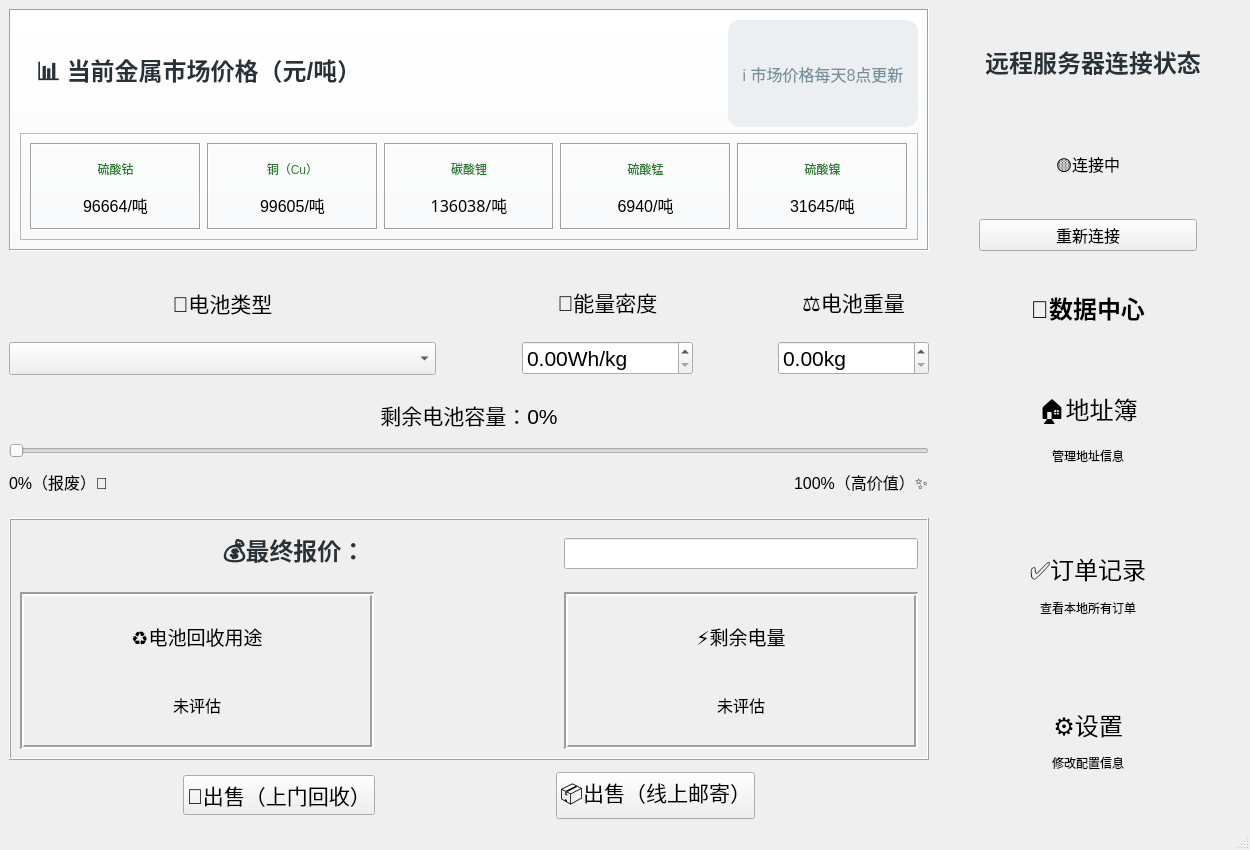
<?xml version="1.0" encoding="UTF-8"?>
<ui version="4.0">
 <class>MainWindow</class>
 <widget class="QMainWindow" name="MainWindow">
  <property name="geometry">
   <rect>
    <x>0</x>
    <y>0</y>
    <width>1250</width>
    <height>850</height>
   </rect>
  </property>
  <property name="minimumSize">
   <size>
    <width>0</width>
    <height>770</height>
   </size>
  </property>
  <property name="focusPolicy">
   <enum>Qt::StrongFocus</enum>
  </property>
  <property name="windowTitle">
   <string>废旧电池回收报价系统</string>
  </property>
  <widget class="QWidget" name="centralwidget">
   <layout class="QHBoxLayout" name="horizontalLayout_5">
    <item>
     <layout class="QGridLayout" name="gridLayout_4" columnstretch="3,0,1">
      <property name="horizontalSpacing">
       <number>6</number>
      </property>
      <property name="verticalSpacing">
       <number>12</number>
      </property>
      <item row="3" column="0">
       <widget class="QFrame" name="frame_4">
        <property name="frameShape">
         <enum>QFrame::Box</enum>
        </property>
        <property name="frameShadow">
         <enum>QFrame::Raised</enum>
        </property>
        <layout class="QGridLayout" name="gridLayout_3" columnstretch="1,1,1,1,1">
         <property name="topMargin">
          <number>12</number>
         </property>
         <property name="verticalSpacing">
          <number>16</number>
         </property>
         <item row="1" column="2">
          <spacer name="horizontalSpacer_5">
           <property name="orientation">
            <enum>Qt::Horizontal</enum>
           </property>
           <property name="sizeHint" stdset="0">
            <size>
             <width>40</width>
             <height>20</height>
            </size>
           </property>
          </spacer>
         </item>
         <item row="0" column="3" colspan="2">
          <widget class="QLineEdit" name="final_price">
           <property name="font">
            <font>
             <pointsize>14</pointsize>
            </font>
           </property>
           <property name="readOnly">
            <bool>true</bool>
           </property>
          </widget>
         </item>
         <item row="0" column="0" colspan="3">
          <widget class="QLabel" name="label_18">
           <property name="font">
            <font>
             <pointsize>-1</pointsize>
             <weight>75</weight>
             <bold>true</bold>
            </font>
           </property>
           <property name="styleSheet">
            <string notr="true">QLabel {
    font-size: 24px;
    font-weight: bold;
    color: #263238;
    padding-left: 10px;
}</string>
           </property>
           <property name="text">
            <string>💰最终报价：</string>
           </property>
           <property name="alignment">
            <set>Qt::AlignCenter</set>
           </property>
          </widget>
         </item>
         <item row="1" column="3" colspan="2">
          <widget class="QFrame" name="frame_6">
           <property name="font">
            <font>
             <pointsize>9</pointsize>
            </font>
           </property>
           <property name="frameShape">
            <enum>QFrame::Box</enum>
           </property>
           <property name="frameShadow">
            <enum>QFrame::Sunken</enum>
           </property>
           <property name="lineWidth">
            <number>2</number>
           </property>
           <layout class="QVBoxLayout" name="verticalLayout_8">
            <item>
             <widget class="QLabel" name="label_21">
              <property name="font">
               <font>
                <pointsize>14</pointsize>
               </font>
              </property>
              <property name="text">
               <string>⚡剩余电量</string>
              </property>
              <property name="alignment">
               <set>Qt::AlignCenter</set>
              </property>
             </widget>
            </item>
            <item>
             <widget class="QLabel" name="leagcyElectricity">
              <property name="font">
               <font>
                <pointsize>12</pointsize>
               </font>
              </property>
              <property name="text">
               <string>未评估</string>
              </property>
              <property name="alignment">
               <set>Qt::AlignCenter</set>
              </property>
             </widget>
            </item>
           </layout>
          </widget>
         </item>
         <item row="1" column="0" colspan="2">
          <widget class="QFrame" name="frame_5">
           <property name="minimumSize">
            <size>
             <width>0</width>
             <height>0</height>
            </size>
           </property>
           <property name="font">
            <font>
             <pointsize>9</pointsize>
            </font>
           </property>
           <property name="frameShape">
            <enum>QFrame::Box</enum>
           </property>
           <property name="frameShadow">
            <enum>QFrame::Sunken</enum>
           </property>
           <property name="lineWidth">
            <number>2</number>
           </property>
           <layout class="QVBoxLayout" name="verticalLayout_3">
            <item>
             <widget class="QLabel" name="label_19">
              <property name="font">
               <font>
                <pointsize>14</pointsize>
               </font>
              </property>
              <property name="text">
               <string>♻️电池回收用途</string>
              </property>
              <property name="alignment">
               <set>Qt::AlignCenter</set>
              </property>
             </widget>
            </item>
            <item>
             <widget class="QLabel" name="usagePurpose">
              <property name="font">
               <font>
                <pointsize>12</pointsize>
               </font>
              </property>
              <property name="text">
               <string>未评估</string>
              </property>
              <property name="alignment">
               <set>Qt::AlignCenter</set>
              </property>
             </widget>
            </item>
           </layout>
          </widget>
         </item>
        </layout>
       </widget>
      </item>
      <item row="2" column="0">
       <layout class="QGridLayout" name="gridLayout_2" columnstretch="5,1,2,1,1">
        <property name="topMargin">
         <number>12</number>
        </property>
        <property name="verticalSpacing">
         <number>24</number>
        </property>
        <item row="0" column="2">
         <layout class="QVBoxLayout" name="verticalLayout_16">
          <property name="spacing">
           <number>12</number>
          </property>
          <item>
           <widget class="QLabel" name="label_4">
            <property name="font">
             <font>
              <pointsize>16</pointsize>
             </font>
            </property>
            <property name="text">
             <string>🔋能量密度</string>
            </property>
            <property name="alignment">
             <set>Qt::AlignCenter</set>
            </property>
           </widget>
          </item>
          <item>
           <widget class="QDoubleSpinBox" name="energyDensity_spinBox">
            <property name="sizePolicy">
             <sizepolicy hsizetype="Expanding" vsizetype="Maximum">
              <horstretch>0</horstretch>
              <verstretch>0</verstretch>
             </sizepolicy>
            </property>
            <property name="font">
             <font>
              <pointsize>16</pointsize>
             </font>
            </property>
            <property name="suffix">
             <string>Wh/kg</string>
            </property>
            <property name="maximum">
             <double>999999.989999999990687</double>
            </property>
           </widget>
          </item>
         </layout>
        </item>
        <item row="1" column="0" colspan="5">
         <layout class="QVBoxLayout" name="verticalLayout_11">
          <property name="spacing">
           <number>12</number>
          </property>
          <property name="bottomMargin">
           <number>12</number>
          </property>
          <item>
           <widget class="QLabel" name="SOH_capcity">
            <property name="font">
             <font>
              <pointsize>16</pointsize>
             </font>
            </property>
            <property name="text">
             <string>剩余电池容量：0%</string>
            </property>
            <property name="alignment">
             <set>Qt::AlignCenter</set>
            </property>
           </widget>
          </item>
          <item>
           <widget class="QSlider" name="SOH_bar">
            <property name="font">
             <font>
              <pointsize>14</pointsize>
             </font>
            </property>
            <property name="singleStep">
             <number>0</number>
            </property>
            <property name="pageStep">
             <number>0</number>
            </property>
            <property name="orientation">
             <enum>Qt::Horizontal</enum>
            </property>
           </widget>
          </item>
          <item>
           <layout class="QHBoxLayout" name="horizontalLayout_3">
            <item>
             <widget class="QLabel" name="label_16">
              <property name="font">
               <font>
                <pointsize>12</pointsize>
               </font>
              </property>
              <property name="text">
               <string>0%（报废）🪫</string>
              </property>
             </widget>
            </item>
            <item>
             <spacer name="horizontalSpacer_3">
              <property name="orientation">
               <enum>Qt::Horizontal</enum>
              </property>
              <property name="sizeHint" stdset="0">
               <size>
                <width>40</width>
                <height>20</height>
               </size>
              </property>
             </spacer>
            </item>
            <item>
             <widget class="QLabel" name="label_17">
              <property name="font">
               <font>
                <pointsize>12</pointsize>
               </font>
              </property>
              <property name="text">
               <string>100%（高价值）✨</string>
              </property>
             </widget>
            </item>
           </layout>
          </item>
         </layout>
        </item>
        <item row="0" column="0">
         <layout class="QVBoxLayout" name="verticalLayout_10">
          <property name="spacing">
           <number>12</number>
          </property>
          <item>
           <widget class="QLabel" name="label_9">
            <property name="font">
             <font>
              <pointsize>16</pointsize>
             </font>
            </property>
            <property name="text">
             <string>🔬电池类型</string>
            </property>
            <property name="alignment">
             <set>Qt::AlignCenter</set>
            </property>
           </widget>
          </item>
          <item>
           <widget class="QComboBox" name="type_line">
            <property name="sizePolicy">
             <sizepolicy hsizetype="Expanding" vsizetype="Maximum">
              <horstretch>0</horstretch>
              <verstretch>0</verstretch>
             </sizepolicy>
            </property>
            <property name="font">
             <font>
              <pointsize>16</pointsize>
             </font>
            </property>
           </widget>
          </item>
         </layout>
        </item>
        <item row="0" column="1">
         <spacer name="horizontalSpacer_2">
          <property name="orientation">
           <enum>Qt::Horizontal</enum>
          </property>
          <property name="sizeHint" stdset="0">
           <size>
            <width>40</width>
            <height>20</height>
           </size>
          </property>
         </spacer>
        </item>
        <item row="0" column="4">
         <layout class="QGridLayout" name="gridLayout">
          <property name="verticalSpacing">
           <number>12</number>
          </property>
          <item row="0" column="0">
           <widget class="QLabel" name="label_10">
            <property name="font">
             <font>
              <pointsize>16</pointsize>
             </font>
            </property>
            <property name="text">
             <string>⚖️电池重量</string>
            </property>
            <property name="alignment">
             <set>Qt::AlignCenter</set>
            </property>
           </widget>
          </item>
          <item row="1" column="0">
           <widget class="QDoubleSpinBox" name="weight_spinBox">
            <property name="font">
             <font>
              <pointsize>16</pointsize>
             </font>
            </property>
            <property name="frame">
             <bool>true</bool>
            </property>
            <property name="suffix">
             <string>kg</string>
            </property>
            <property name="maximum">
             <double>999999.989999999990687</double>
            </property>
            <property name="singleStep">
             <double>1.000000000000000</double>
            </property>
            <property name="stepType">
             <enum>QAbstractSpinBox::DefaultStepType</enum>
            </property>
           </widget>
          </item>
         </layout>
        </item>
        <item row="0" column="3">
         <spacer name="horizontalSpacer_10">
          <property name="orientation">
           <enum>Qt::Horizontal</enum>
          </property>
          <property name="sizeHint" stdset="0">
           <size>
            <width>40</width>
            <height>20</height>
           </size>
          </property>
         </spacer>
        </item>
       </layout>
      </item>
      <item row="4" column="0">
       <layout class="QHBoxLayout" name="horizontalLayout_4">
        <property name="spacing">
         <number>6</number>
        </property>
        <property name="topMargin">
         <number>0</number>
        </property>
        <property name="rightMargin">
         <number>0</number>
        </property>
        <item>
         <spacer name="horizontalSpacer_6">
          <property name="orientation">
           <enum>Qt::Horizontal</enum>
          </property>
          <property name="sizeHint" stdset="0">
           <size>
            <width>40</width>
            <height>20</height>
           </size>
          </property>
         </spacer>
        </item>
        <item>
         <widget class="QPushButton" name="sellButton_offline">
          <property name="font">
           <font>
            <pointsize>16</pointsize>
           </font>
          </property>
          <property name="text">
           <string>🚚出售（上门回收）</string>
          </property>
         </widget>
        </item>
        <item>
         <spacer name="horizontalSpacer_4">
          <property name="orientation">
           <enum>Qt::Horizontal</enum>
          </property>
          <property name="sizeHint" stdset="0">
           <size>
            <width>40</width>
            <height>20</height>
           </size>
          </property>
         </spacer>
        </item>
        <item>
         <widget class="QPushButton" name="sellButton_online">
          <property name="font">
           <font>
            <pointsize>16</pointsize>
           </font>
          </property>
          <property name="text">
           <string>📦出售（线上邮寄）</string>
          </property>
         </widget>
        </item>
        <item>
         <spacer name="horizontalSpacer_7">
          <property name="orientation">
           <enum>Qt::Horizontal</enum>
          </property>
          <property name="sizeHint" stdset="0">
           <size>
            <width>40</width>
            <height>20</height>
           </size>
          </property>
         </spacer>
        </item>
       </layout>
      </item>
      <item row="2" column="2" rowspan="3">
       <widget class="QFrame" name="frame_2">
        <property name="sizePolicy">
         <sizepolicy hsizetype="Minimum" vsizetype="Minimum">
          <horstretch>0</horstretch>
          <verstretch>0</verstretch>
         </sizepolicy>
        </property>
        <property name="frameShape">
         <enum>QFrame::NoFrame</enum>
        </property>
        <property name="frameShadow">
         <enum>QFrame::Raised</enum>
        </property>
        <property name="lineWidth">
         <number>2</number>
        </property>
        <layout class="QVBoxLayout" name="verticalLayout_14" stretch="1,2,2,2">
         <property name="spacing">
          <number>16</number>
         </property>
         <item>
          <widget class="QLabel" name="label_23">
           <property name="font">
            <font>
             <pointsize>18</pointsize>
             <weight>75</weight>
             <bold>true</bold>
            </font>
           </property>
           <property name="text">
            <string>📄数据中心</string>
           </property>
           <property name="alignment">
            <set>Qt::AlignCenter</set>
           </property>
           <property name="wordWrap">
            <bool>false</bool>
           </property>
           <property name="margin">
            <number>24</number>
           </property>
          </widget>
         </item>
         <item>
          <widget class="interactableFrame" name="address_frame">
           <property name="frameShape">
            <enum>QFrame::NoFrame</enum>
           </property>
           <property name="frameShadow">
            <enum>QFrame::Raised</enum>
           </property>
           <layout class="QVBoxLayout" name="verticalLayout_13">
            <item>
             <widget class="QLabel" name="address_label">
              <property name="font">
               <font>
                <pointsize>18</pointsize>
               </font>
              </property>
              <property name="frameShape">
               <enum>QFrame::NoFrame</enum>
              </property>
              <property name="text">
               <string>&lt;html&gt;&lt;head/&gt;&lt;body&gt;&lt;p align=&quot;center&quot;&gt;🏠地址簿&lt;/p&gt;&lt;p align=&quot;center&quot;&gt;&lt;span style=&quot; font-size:9pt;&quot;&gt;管理地址信息&lt;/span&gt;&lt;/p&gt;&lt;/body&gt;&lt;/html&gt;</string>
              </property>
              <property name="alignment">
               <set>Qt::AlignCenter</set>
              </property>
             </widget>
            </item>
           </layout>
          </widget>
         </item>
         <item>
          <widget class="interactableFrame" name="transactionHistory_frame">
           <property name="frameShape">
            <enum>QFrame::NoFrame</enum>
           </property>
           <property name="frameShadow">
            <enum>QFrame::Sunken</enum>
           </property>
           <property name="lineWidth">
            <number>2</number>
           </property>
           <layout class="QVBoxLayout" name="verticalLayout_9">
            <item>
             <widget class="QLabel" name="transactionHistory_label">
              <property name="font">
               <font>
                <pointsize>18</pointsize>
               </font>
              </property>
              <property name="text">
               <string>&lt;html&gt;&lt;head/&gt;&lt;body&gt;&lt;p align=&quot;center&quot;&gt;✅订单记录&lt;/p&gt;&lt;p align=&quot;center&quot;&gt;&lt;span style=&quot; font-size:9pt;&quot;&gt;查看本地所有订单&lt;/span&gt;&lt;/p&gt;&lt;/body&gt;&lt;/html&gt;</string>
              </property>
              <property name="alignment">
               <set>Qt::AlignCenter</set>
              </property>
             </widget>
            </item>
           </layout>
          </widget>
         </item>
         <item>
          <widget class="interactableFrame" name="setting_frame">
           <property name="frameShape">
            <enum>QFrame::NoFrame</enum>
           </property>
           <property name="frameShadow">
            <enum>QFrame::Sunken</enum>
           </property>
           <property name="lineWidth">
            <number>2</number>
           </property>
           <layout class="QVBoxLayout" name="verticalLayout_12">
            <item>
             <widget class="QLabel" name="setting_label">
              <property name="font">
               <font>
                <pointsize>18</pointsize>
               </font>
              </property>
              <property name="text">
               <string>&lt;html&gt;&lt;head/&gt;&lt;body&gt;&lt;p align=&quot;center&quot;&gt;⚙️设置&lt;/p&gt;&lt;p align=&quot;center&quot;&gt;&lt;span style=&quot; font-size:9pt;&quot;&gt;修改配置信息&lt;/span&gt;&lt;/p&gt;&lt;/body&gt;&lt;/html&gt;</string>
              </property>
             </widget>
            </item>
           </layout>
          </widget>
         </item>
        </layout>
       </widget>
      </item>
      <item row="1" column="2">
       <layout class="QGridLayout" name="gridLayout_5" columnstretch="1,5,1">
        <item row="2" column="1">
         <widget class="QPushButton" name="connectBtn">
          <property name="sizePolicy">
           <sizepolicy hsizetype="Minimum" vsizetype="Maximum">
            <horstretch>0</horstretch>
            <verstretch>0</verstretch>
           </sizepolicy>
          </property>
          <property name="font">
           <font>
            <pointsize>12</pointsize>
           </font>
          </property>
          <property name="text">
           <string>重新连接</string>
          </property>
         </widget>
        </item>
        <item row="2" column="0">
         <spacer name="horizontalSpacer_11">
          <property name="orientation">
           <enum>Qt::Horizontal</enum>
          </property>
          <property name="sizeHint" stdset="0">
           <size>
            <width>40</width>
            <height>20</height>
           </size>
          </property>
         </spacer>
        </item>
        <item row="2" column="2">
         <spacer name="horizontalSpacer_12">
          <property name="orientation">
           <enum>Qt::Horizontal</enum>
          </property>
          <property name="sizeHint" stdset="0">
           <size>
            <width>40</width>
            <height>20</height>
           </size>
          </property>
         </spacer>
        </item>
        <item row="1" column="0" colspan="3">
         <widget class="QLabel" name="socketStatus_label">
          <property name="sizePolicy">
           <sizepolicy hsizetype="Minimum" vsizetype="Preferred">
            <horstretch>0</horstretch>
            <verstretch>0</verstretch>
           </sizepolicy>
          </property>
          <property name="font">
           <font>
            <pointsize>12</pointsize>
           </font>
          </property>
          <property name="text">
           <string>🟡连接中</string>
          </property>
          <property name="alignment">
           <set>Qt::AlignCenter</set>
          </property>
         </widget>
        </item>
        <item row="0" column="0" colspan="3">
         <widget class="QLabel" name="label_6">
          <property name="sizePolicy">
           <sizepolicy hsizetype="Minimum" vsizetype="Preferred">
            <horstretch>0</horstretch>
            <verstretch>0</verstretch>
           </sizepolicy>
          </property>
          <property name="font">
           <font>
            <pointsize>-1</pointsize>
            <weight>75</weight>
            <bold>true</bold>
           </font>
          </property>
          <property name="styleSheet">
           <string notr="true">QLabel {
    font-size: 24px;
    font-weight: bold;
    color: #263238;
    padding-left: 10px;
}</string>
          </property>
          <property name="text">
           <string>远程服务器连接状态</string>
          </property>
          <property name="alignment">
           <set>Qt::AlignCenter</set>
          </property>
         </widget>
        </item>
       </layout>
      </item>
      <item row="1" column="0">
       <widget class="QFrame" name="frame">
        <property name="styleSheet">
         <string notr="true">QFrame#frame {
    background: qlineargradient(x1:0, y1:0, x2:0, y2:1, stop:0 #FFFFFF, stop:1 #F8F9FA);
    border-bottom: 2px solid #E0E0E0; /* 底部加一条灰线，切分功能区 */
}</string>
        </property>
        <property name="frameShape">
         <enum>QFrame::Box</enum>
        </property>
        <property name="frameShadow">
         <enum>QFrame::Sunken</enum>
        </property>
        <layout class="QVBoxLayout" name="verticalLayout_7">
         <item>
          <layout class="QHBoxLayout" name="horizontalLayout_2">
           <item>
            <widget class="QLabel" name="label_3">
             <property name="font">
              <font>
               <pointsize>-1</pointsize>
               <weight>75</weight>
               <bold>true</bold>
              </font>
             </property>
             <property name="styleSheet">
              <string notr="true">QLabel {
    font-size: 24px;
    font-weight: bold;
    color: #263238;
    padding-left: 10px;
}</string>
             </property>
             <property name="text">
              <string>📊 当前金属市场价格（元/吨）</string>
             </property>
            </widget>
           </item>
           <item>
            <spacer name="horizontalSpacer">
             <property name="orientation">
              <enum>Qt::Horizontal</enum>
             </property>
             <property name="sizeHint" stdset="0">
              <size>
               <width>40</width>
               <height>20</height>
              </size>
             </property>
            </spacer>
           </item>
           <item>
            <widget class="QLabel" name="label_8">
             <property name="font">
              <font>
               <pointsize>-1</pointsize>
              </font>
             </property>
             <property name="styleSheet">
              <string notr="true">QLabel {
    font-size: 16px;
    color: #78909C;
    background-color: #ECEFF1;
    padding: 4px 10px;
    border-radius: 12px;
}</string>
             </property>
             <property name="text">
              <string>ℹ️ 市场价格每天8点更新</string>
             </property>
            </widget>
           </item>
          </layout>
         </item>
         <item>
          <widget class="QFrame" name="frame_3">
           <property name="frameShape">
            <enum>QFrame::StyledPanel</enum>
           </property>
           <property name="frameShadow">
            <enum>QFrame::Raised</enum>
           </property>
           <layout class="QHBoxLayout" name="horizontalLayout">
            <item>
             <widget class="QFrame" name="frame_8">
              <property name="cursor">
               <cursorShape>PointingHandCursor</cursorShape>
              </property>
              <property name="frameShape">
               <enum>QFrame::Box</enum>
              </property>
              <property name="frameShadow">
               <enum>QFrame::Sunken</enum>
              </property>
              <property name="lineWidth">
               <number>1</number>
              </property>
              <layout class="QVBoxLayout" name="verticalLayout_4">
               <item>
                <widget class="QLabel" name="label_2">
                 <property name="font">
                  <font>
                   <pointsize>9</pointsize>
                  </font>
                 </property>
                 <property name="styleSheet">
                  <string notr="true">color: #2E7D32;</string>
                 </property>
                 <property name="text">
                  <string>硫酸钴</string>
                 </property>
                 <property name="alignment">
                  <set>Qt::AlignCenter</set>
                 </property>
                </widget>
               </item>
               <item>
                <widget class="QLabel" name="co_price">
                 <property name="font">
                  <font>
                   <pointsize>12</pointsize>
                  </font>
                 </property>
                 <property name="text">
                  <string>96664/吨</string>
                 </property>
                 <property name="alignment">
                  <set>Qt::AlignCenter</set>
                 </property>
                </widget>
               </item>
              </layout>
             </widget>
            </item>
            <item>
             <widget class="QFrame" name="frame_7">
              <property name="cursor">
               <cursorShape>PointingHandCursor</cursorShape>
              </property>
              <property name="frameShape">
               <enum>QFrame::Box</enum>
              </property>
              <property name="frameShadow">
               <enum>QFrame::Sunken</enum>
              </property>
              <layout class="QVBoxLayout" name="verticalLayout">
               <item>
                <widget class="QLabel" name="label">
                 <property name="font">
                  <font>
                   <pointsize>9</pointsize>
                  </font>
                 </property>
                 <property name="styleSheet">
                  <string notr="true">color: #2E7D32;</string>
                 </property>
                 <property name="text">
                  <string>铜（Cu）</string>
                 </property>
                 <property name="alignment">
                  <set>Qt::AlignCenter</set>
                 </property>
                </widget>
               </item>
               <item>
                <widget class="QLabel" name="cu_price">
                 <property name="font">
                  <font>
                   <pointsize>12</pointsize>
                  </font>
                 </property>
                 <property name="text">
                  <string>99605/吨</string>
                 </property>
                 <property name="alignment">
                  <set>Qt::AlignCenter</set>
                 </property>
                </widget>
               </item>
              </layout>
             </widget>
            </item>
            <item>
             <widget class="QFrame" name="frame_9">
              <property name="cursor">
               <cursorShape>PointingHandCursor</cursorShape>
              </property>
              <property name="styleSheet">
               <string notr="true"/>
              </property>
              <property name="frameShape">
               <enum>QFrame::Box</enum>
              </property>
              <property name="frameShadow">
               <enum>QFrame::Sunken</enum>
              </property>
              <layout class="QVBoxLayout" name="verticalLayout_2">
               <item>
                <widget class="QLabel" name="label_5">
                 <property name="font">
                  <font>
                   <family>Agency FB</family>
                   <pointsize>9</pointsize>
                   <weight>50</weight>
                   <italic>false</italic>
                   <bold>false</bold>
                  </font>
                 </property>
                 <property name="styleSheet">
                  <string notr="true">font: 9pt &quot;Agency FB&quot;;
color: #2E7D32;</string>
                 </property>
                 <property name="text">
                  <string>碳酸锂</string>
                 </property>
                 <property name="alignment">
                  <set>Qt::AlignCenter</set>
                 </property>
                </widget>
               </item>
               <item>
                <widget class="QLabel" name="li_price">
                 <property name="font">
                  <font>
                   <family>Microsoft YaHei</family>
                   <pointsize>12</pointsize>
                  </font>
                 </property>
                 <property name="styleSheet">
                  <string notr="true"/>
                 </property>
                 <property name="text">
                  <string>136038/吨</string>
                 </property>
                 <property name="alignment">
                  <set>Qt::AlignCenter</set>
                 </property>
                </widget>
               </item>
              </layout>
             </widget>
            </item>
            <item>
             <widget class="QFrame" name="frame_10">
              <property name="cursor">
               <cursorShape>PointingHandCursor</cursorShape>
              </property>
              <property name="frameShape">
               <enum>QFrame::Box</enum>
              </property>
              <property name="frameShadow">
               <enum>QFrame::Sunken</enum>
              </property>
              <layout class="QVBoxLayout" name="verticalLayout_5">
               <item>
                <widget class="QLabel" name="label_12">
                 <property name="font">
                  <font>
                   <pointsize>9</pointsize>
                  </font>
                 </property>
                 <property name="styleSheet">
                  <string notr="true">color: #2E7D32;</string>
                 </property>
                 <property name="text">
                  <string>硫酸锰</string>
                 </property>
                 <property name="alignment">
                  <set>Qt::AlignCenter</set>
                 </property>
                </widget>
               </item>
               <item>
                <widget class="QLabel" name="mn_price">
                 <property name="font">
                  <font>
                   <pointsize>12</pointsize>
                  </font>
                 </property>
                 <property name="text">
                  <string>6940/吨</string>
                 </property>
                 <property name="alignment">
                  <set>Qt::AlignCenter</set>
                 </property>
                </widget>
               </item>
              </layout>
             </widget>
            </item>
            <item>
             <widget class="QFrame" name="frame_11">
              <property name="cursor">
               <cursorShape>PointingHandCursor</cursorShape>
              </property>
              <property name="frameShape">
               <enum>QFrame::Box</enum>
              </property>
              <property name="frameShadow">
               <enum>QFrame::Sunken</enum>
              </property>
              <layout class="QVBoxLayout" name="verticalLayout_6">
               <item>
                <widget class="QLabel" name="label_14">
                 <property name="font">
                  <font>
                   <pointsize>9</pointsize>
                  </font>
                 </property>
                 <property name="styleSheet">
                  <string notr="true">color: #2E7D32;</string>
                 </property>
                 <property name="text">
                  <string>硫酸镍</string>
                 </property>
                 <property name="alignment">
                  <set>Qt::AlignCenter</set>
                 </property>
                </widget>
               </item>
               <item>
                <widget class="QLabel" name="ni_price">
                 <property name="font">
                  <font>
                   <pointsize>12</pointsize>
                  </font>
                 </property>
                 <property name="text">
                  <string>31645/吨</string>
                 </property>
                 <property name="alignment">
                  <set>Qt::AlignCenter</set>
                 </property>
                </widget>
               </item>
              </layout>
             </widget>
            </item>
           </layout>
          </widget>
         </item>
        </layout>
       </widget>
      </item>
     </layout>
    </item>
   </layout>
  </widget>
  <widget class="QMenuBar" name="menubar">
   <property name="geometry">
    <rect>
     <x>0</x>
     <y>0</y>
     <width>1250</width>
     <height>21</height>
    </rect>
   </property>
  </widget>
  <widget class="QStatusBar" name="statusbar"/>
 </widget>
 <customwidgets>
  <customwidget>
   <class>interactableFrame</class>
   <extends>QFrame</extends>
   <header location="global">interactableframe.h</header>
   <container>1</container>
  </customwidget>
 </customwidgets>
 <resources/>
 <connections/>
</ui>
